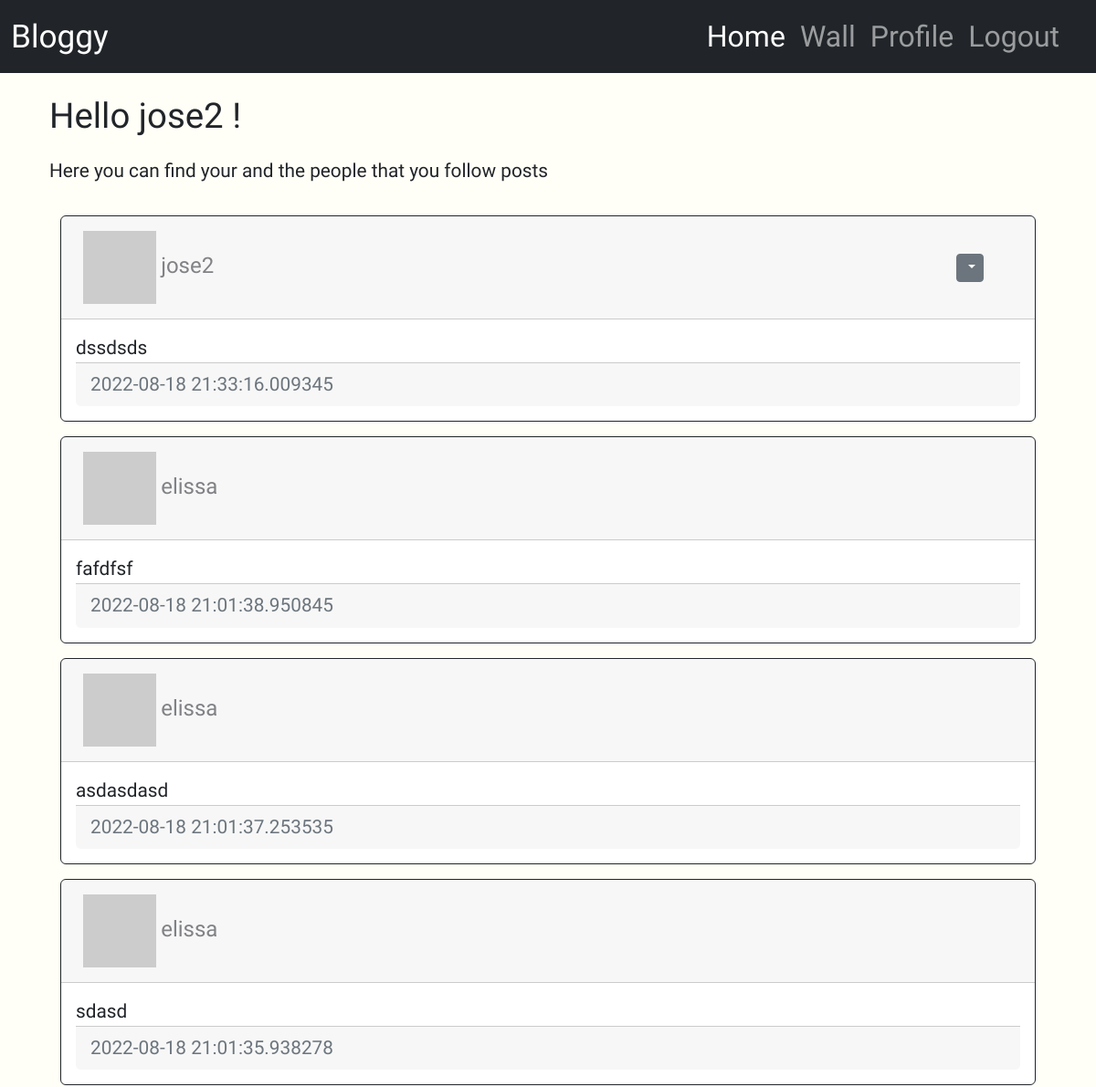
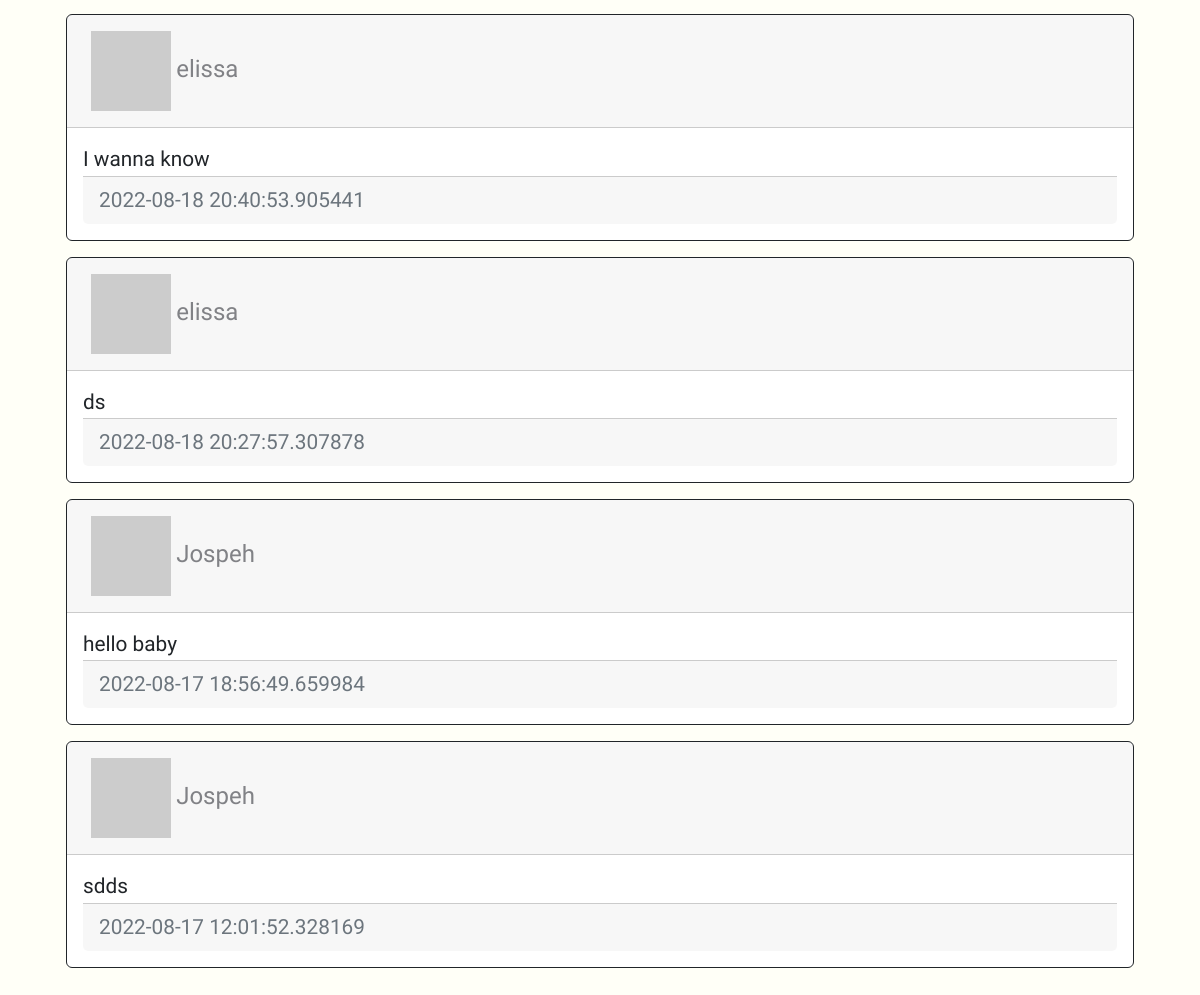
The app's page /wall (signed in) with its own data (2 pictures, top to bottom).
### app/models.py (models this page shows, shortened)
class User(UserMixin, db.Model):
    id = db.Column(db.Integer, primary_key=True)
    username = db.Column(db.String(64), index=True, unique=True)
    email = db.Column(db.String(120), index=True, unique=True)
    password_hash = db.Column(db.String(120))
    posts = db.relationship('Post', backref='author', lazy='dynamic')
    about_me = db.Column(db.String(128))
    last_seen = db.Column(db.DateTime, default=datetime.utcnow)
    followed = db.relationship(
        'User', secondary=followers,
        primaryjoin=(followers.c.follower_id == id),
        secondaryjoin=(followers.c.followed_id == id),
        backref= db.backref('followers', lazy='dynamic'), lazy='dynamic'
    )
    def avatar(self, size):
        digest = md5(self.email.lower().encode('utf-8')).hexdigest()
        return 'https://www.gravatar.com/avatar/{}?d=identicon&s={}'.format(digest, size)

class Post(db.Model):
    id = db.Column(db.Integer, primary_key=True)
    body = db.Column(db.String(255))
    timestamp = db.Column(db.DateTime, index= True, default=datetime.utcnow)
    user_id = db.Column(db.Integer, db.ForeignKey('user.id', ondelete="CASCADE"), nullable=False)

### app/routes.py (the view)
@app.route('/wall')
@login_required
def wall():
    posts = Post.query.order_by(Post.timestamp.desc()).all()
    return render_template('index.html', title='Wall', posts=posts)

### app/models.py (called while the page is built)
@login.user_loader
def load_user(id):
    return User.query.get(int(id))

### app/routes.py (called while the page is built)
@app.before_request
def before_request():
    if current_user.is_authenticated:
        current_user.last_seen = datetime.utcnow()
        db.session.commit()

### app/templates/index.html (shortened to what this page needs)
{% extends "base.html" %}
{% block extraheader %}
<link rel="stylesheet" href="{{ url_for('static', filename='css/home.css') }}">
{% endblock extraheader %}
{% block content %}
    <div class="container">
        <div class="row col-lg-12">
                <h1>Hello {{ current_user.username }} !</h1>
                <p>Here you can find your and the people that you follow posts</p>
        </div>
        <div class="row mb-5">
            <div class="col-lg-12">
                <div class="row">
                    <div class="container col-lg-12">
                        {% for post in posts %}
                            {% include "_post.html" %}
                        {% endfor %}
                    </div>
                </div>
            {% endblock %}

### app/templates/_post.html (shortened to what this page needs)
{% block extraheader %}
<link rel="stylesheet" href="{{ url_for('static', filename='css/_post.css') }}">
{% endblock extraheader %}
{% block content %}
    <div id="posts" class="container">
            <div class="card border-dark mb-3">
                <div class="card-header d-flex align-items-center justify-content-between">
                    <div class="col-md-4 p-2">
                    <img src="{{ post.author.avatar(48) }}" alt="user-profile-image">
                    <a href="{{ url_for('user', username=post.author.username) }}">
                        {{ post.author.username }}
                    </a>
                    </div>
                    <div class="col-md-4 ms-auto p-2 text-end">
                    {% if current_user.id==post.author.id %}
                    <div class="btn-group">
                        <button type="button"
                        class="btn btn-sm btn-secondary dropdown-toggle"
                        data-bs-toggle="dropdown">
                        </button>
                        <ul>
                        </ul>
                    </div>
                    {% endif %}</div>
                </div>
                <div class="card-body">
                    <div class="card-text">
                        {{ post.body }}
                    </div>
                    <div class="card-footer text-muted">
                        {{ post.timestamp }}
                    </div>
                </div>
            </div>
    </div>
{% endblock %}

### app/static/css/style.css (style rules this page uses)
body { overflow-x: hidden; font-family: 'Source Sans Pro', sans-serif; }
body { background-size: cover; background-repeat: no-repeat; background-position: center; height: 1000vh; width: 100%; background-color:#FFFFF7; }

### app/static/css/home.css (style rules this page uses)
.container { font-size: 1.3rem; }
h1 { font-size: 2.4rem; margin-bottom: 2%; }
p { margin-bottom: 3%; }

### app/static/css/_post.css (style rules this page uses)
a { text-decoration: none; font-size: 1.5rem; color: #818286; }

### records on screen
User: username "jose2"
Post: author.username "jose2", body "dssdsds", timestamp "2022-08-18 21:33:16.009345"
Post: author.username "elissa", body "fafdfsf", timestamp "2022-08-18 21:01:38.950845"
Post: author.username "elissa", body "asdasdasd", timestamp "2022-08-18 21:01:37.253535"
Post: author.username "elissa", body "sdasd", timestamp "2022-08-18 21:01:35.938278"
Post: author.username "elissa", body "I wanna know", timestamp "2022-08-18 20:40:53.905441"
Post: author.username "elissa", body "ds", timestamp "2022-08-18 20:27:57.307878"
Post: author.username "Jospeh", body "hello baby", timestamp "2022-08-17 18:56:49.659984"
Post: author.username "Jospeh", body "sdds", timestamp "2022-08-17 12:01:52.328169"
